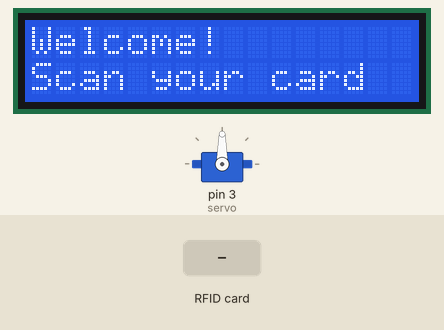
Recording of a sketch running on a simulated Arduino Uno, built with avr-gcc and run on an emulated ATmega328P. On the bench: servo, 16×2 character LCD. The test bench sets the inputs (shaded band).

Above: at 3.3 s.
3.4 s: RFID card C3 DC 13 DA held to the reader
At 4.6 s:
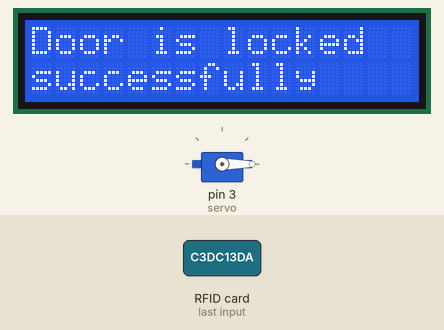
5.3 s: RFID card 5E 7A 19 C4 held to the reader
At 8.1 s:
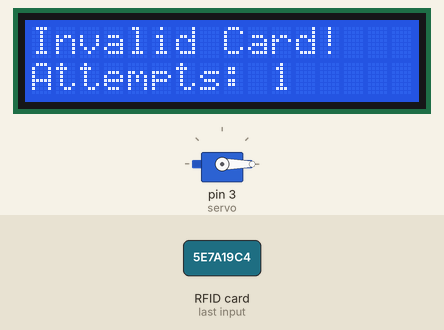
8.3 s: RFID card C3 DC 13 DA held to the reader
At 11.8 s:
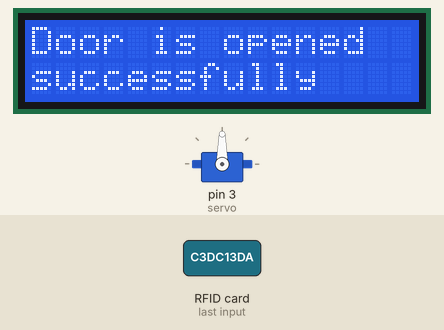
Timing chart, 0 to 13.3 s (numbered marks = the images above; inputs shaded):
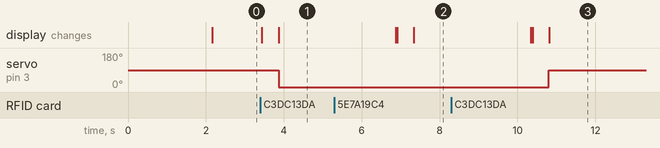

The sketch:

Door_Lock_system_main.ino
```cpp
#include <Servo.h>
#include <LiquidCrystal_I2C.h>
#include <SPI.h>
#include <MFRC522.h>

#define SS_PIN 10
#define RST_PIN 9
String UID = "C3 DC 13 DA";
byte lock = 1;
int failedAttempts = 0;
unsigned long lockoutTime = 0;
bool systemLocked = false;

Servo servo;
LiquidCrystal_I2C lcd(0x27, 16, 2);
MFRC522 rfid(SS_PIN, RST_PIN);

void setup() {
  Serial.begin(9600);
  servo.attach(3);
  servo.write(90);
  lcd.init();
  lcd.backlight();
  SPI.begin();
  rfid.PCD_Init();

  showMessage("System Ready", "Door: OPEN", 2000);
}

void loop() {
  if (systemLocked) {
    handleLockout();
    return;
  }

  showMessage("Welcome!", "Scan your card", 0);

  if (!rfid.PICC_IsNewCardPresent() || !rfid.PICC_ReadCardSerial()) {
    return;
  }

  processCard();
}

void handleLockout() {
  unsigned long remaining = 10 - (millis() - lockoutTime)/1000;

  lcd.setCursor(0, 0);
  lcd.print("SYSTEM LOCKED! ");
  lcd.setCursor(0, 1);
  lcd.print("Wait: ");
  lcd.print(remaining);
  lcd.print(" sec   ");

  if (millis() - lockoutTime >= 10000) {
    systemLocked = false;
    failedAttempts = 0;
    lcd.clear();
  }
}

void processCard() {
  showMessage("", "Scanning.....", 0);

  String ID = "";
  for (byte i = 0; i < rfid.uid.size; i++) {
    ID.concat(String(rfid.uid.uidByte[i] < 0x10 ? " 0" : " "));
    ID.concat(String(rfid.uid.uidByte[i], HEX));
    delay(100);
  }
  ID.toUpperCase();

  if (ID.substring(1) == UID) {
    if (lock == 1) {
      servo.write(0);
      showMessage("Door is locked", "successfully", 3000);
      lock = 0;
    } else {
      servo.write(90);
      showMessage("Door is opened", "successfully", 3000);
      lock = 1;
    }
    failedAttempts = 0;
  } else {
    handleInvalidAttempt();
  }
}

void handleInvalidAttempt() {
  failedAttempts++;
  showMessage("Invalid Card!", "Attempts: " + String(failedAttempts), 3000);

  if (failedAttempts >= 3) {
    systemLocked = true;
    lockoutTime = millis();
    showMessage("TOO MANY TRIES!", "Wait 10 seconds", 1000);
  }
}

void showMessage(String line1, String line2, int displayTime) {
  lcd.clear();
  lcd.setCursor(0, 0);
  lcd.print(line1);
  lcd.setCursor(0, 1);
  lcd.print(line2);
  if (displayTime > 0) {
    delay(displayTime);
    lcd.clear();
  }
}
```

Measured:
- after the input at 3.4 s, servo on pin 3 (servo): 90° → 0° after 0.47 s; the display: first changes at once (image 1 shows a later state)
- after the input at 5.3 s, the display: first differs from a run without the input after 1.6 s (image 2 shows a later state)
- after the input at 8.3 s, servo on pin 3 (servo): 0° → 90° after 2.5 s; the display: first differs from a run without the input after 2.1 s (image 3 shows a later state)
